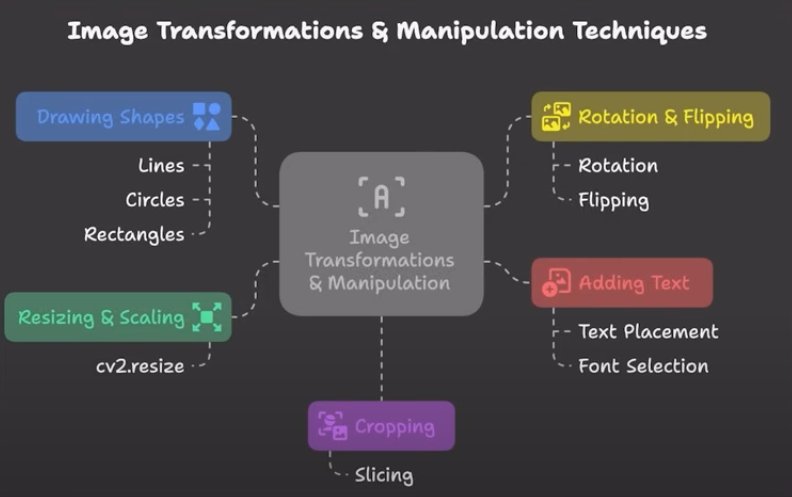
#> input picture Phase_2/Phase2content.png, 792 x 497 px, found by its file name
$ python resize.py
#> lines starting #> are read from the running program, lines starting #| are printed output that depends on the picture
import cv2
image = cv2.imread(" OpenCV/Phase_2/Phase2content.png")
#> image is the input picture: shape (497, 792, 3); mean B, G, R 72.2, 69.8, 72.9

if image is None:
    print("Image Not Found")

else:
    print("Image Loaded")

    resized = cv2.resize(image, (250, 250))
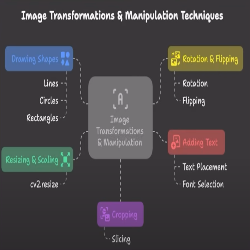
#> resized: shape (250, 250, 3); mean B, G, R 72.2, 69.8, 72.9

    cv2.imshow("Original Image :", image)
    cv2.imshow("Resized Image:", resized)

    cv2.imwrite("Edited_Output.png", resized)
    cv2.waitKey(0)
    cv2.destroyAllWindows()
